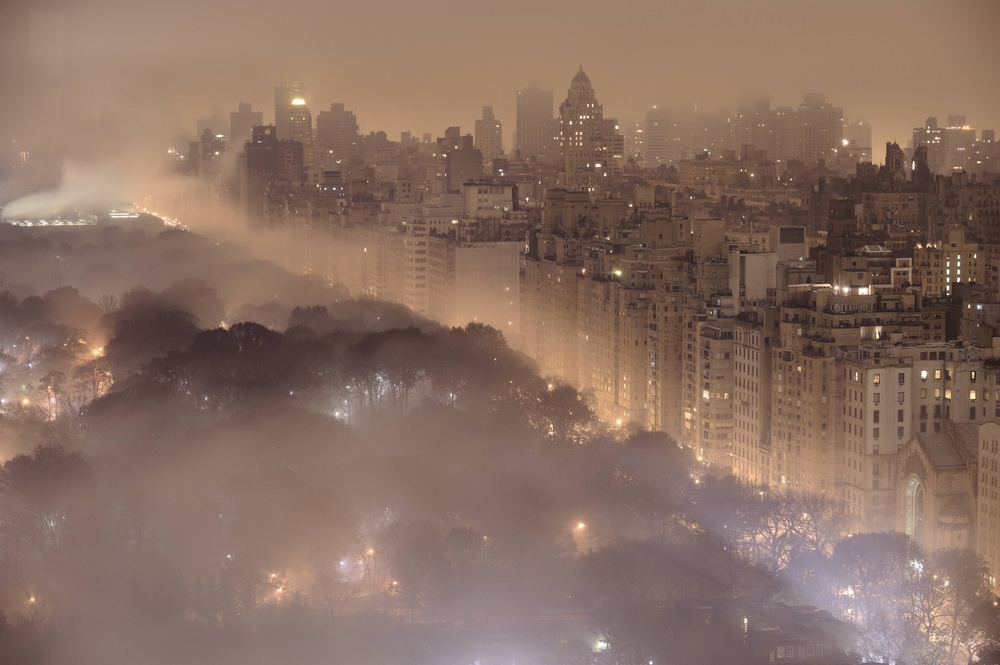
//> input picture DCP/DCP_C++/haze-remove/ny_night.jpg, 1000 x 665 px, shrunk from 4256 x 2832 before the run
$ ./main   (built with g++ and OpenCV 4)
//> lines starting //> are read from the running program, lines starting //| are printed output that depends on the picture; after the words box and inside, x2 and y2 are one past the last pixel; in counts of white or black regions, pixels touching at a corner belong together
#define _CRT_SECURE_NO_WARNINGS
#include "main.h"
#include "guidedfilter.h"
#pragma comment( lib, "opencv_world310d.lib" )
using namespace std;
using namespace cv;


int _PriorSize = 15;		//窗口大小
double _topbright = 0.001;//亮度最高的像素比例
double _w = 0.95;			//w
float t0 = 0.1;			//T(x)的最小值   因为不能让tx小于0 等于0 效果不好
int SizeH = 0;			//图片高度
int SizeW = 0;			//图片宽度
int SizeH_W = 0;			//图片中的像素总 数 H*W
Vec<float, 3> a;//全球大气的光照值
Mat trans_refine;
Mat dark_out1;


char img_name[100] = "ny_night.jpg";//文件名


							   //读入图片
Mat ReadImage()
{

	Mat img = imread(img_name);

	SizeH = img.rows;
	SizeW = img.cols;
	SizeH_W = img.rows*img.cols;

	Mat real_img(img.rows, img.cols, CV_32FC3);
	img.convertTo(real_img, CV_32FC3);

	real_img = real_img / 255;

	return real_img;

	//读入图片 并其转换为3通道的矩阵后
	//除以255 将其RBG确定在0-1之间
}


//计算暗通道
//J^{dark}(x)=min( min( J^c(y) ) )
Mat DarkChannelPrior(Mat img)
{
	Mat dark = Mat::zeros(img.rows, img.cols, CV_32FC1);//新建一个所有元素为0的单通道的矩阵

	for (int i = 0; i<img.rows; i++)
	{
		for (int j = 0; j<img.cols; j++)
		{

			dark.at<float>(i, j) = min(
				min(img.at<Vec<float, 3>>(i, j)[0], img.at<Vec<float, 3>>(i, j)[1]),
				min(img.at<Vec<float, 3>>(i, j)[0], img.at<Vec<float, 3>>(i, j)[2])
				);//就是两个最小值的过程
		}
	}
	erode(dark, dark_out1, Mat::ones(_PriorSize, _PriorSize, CV_32FC1));//这个函数叫腐蚀 做的是窗口大小的模板运算 ,对应的是最小值滤波,即 黑色图像中的一块块的东西

	return dark_out1;//这里dark_out1用的是全局变量，因为在其它地方也要用到
}
Mat DarkChannelPrior_(Mat img)//这个函数在计算tx用到，因为与计算暗通道一样都用到了求最小值的过程，变化不多，所以改了改就用这里了
{
	double A = (a[0] + a[1] + a[2]) / 3.0;//全球大气光照值 此处是3通道的平均值

	Mat dark = Mat::zeros(img.rows, img.cols, CV_32FC1);
	Mat dark_out = Mat::zeros(img.rows, img.cols, CV_32FC1);
	for (int i = 0; i<img.rows; i++)
	{
		for (int j = 0; j<img.cols; j++)
		{
			dark.at<float>(i, j) = min(
				min(img.at<Vec<float, 3>>(i, j)[0] / A, img.at<Vec<float, 3>>(i, j)[1] / A),
				min(img.at<Vec<float, 3>>(i, j)[0] / A, img.at<Vec<float, 3>>(i, j)[2] / A)
				);//同理


		}
	}
	erode(dark, dark_out, Mat::ones(_PriorSize, _PriorSize, CV_32FC1));//同上

	return dark_out;

}


//计算A的值
Vec<float, 3> Airlight(Mat img, Mat dark)//vec<float ,3>表示有3个大小的vector 类型为float
{
	int n_bright = _topbright*SizeH_W;

	Mat dark_1 = dark.reshape(1, SizeH_W);//这里dark_1是一个有图片像素那么多行的矩阵 方便下面循环计算

	vector<int> max_idx;

	float max_num = 0;

	Vec<float, 3> A(0, 0, 0);
	Mat RGBPixcels = Mat::ones(n_bright, 1, CV_32FC3);

	for (int i = 0; i<n_bright; i++)
	{
		max_num = 0;
		max_idx.push_back(max_num);
		for (float * p = (float *)dark_1.datastart; p != (float *)dark_1.dataend; p++)
		{
			if (*p>max_num)
			{
				max_num = *p;//记录光照的最大值

				max_idx[i] = (p - (float *)dark_1.datastart);//位置

				RGBPixcels.at<Vec<float, 3>>(i, 0) = ((Vec<float, 3> *)img.data)[max_idx[i]];//对应 的三个通道的值给RGBPixcels

			}
		}
		((float *)dark_1.data)[max_idx[i]] = 0;//访问过的标记为0，这样就不会重复访问
	}


	for (int j = 0; j<n_bright; j++)
	{

		A[0] += RGBPixcels.at<Vec<float, 3>>(j, 0)[0];
		A[1] += RGBPixcels.at<Vec<float, 3>>(j, 0)[1];
		A[2] += RGBPixcels.at<Vec<float, 3>>(j, 0)[2];

	}//将光照值累加

	A[0] /= n_bright;
	A[1] /= n_bright;
	A[2] /= n_bright;//除以总数   即取所有符合的点的平均值。

	return A;
}


//Calculate Transmission Matrix
Mat TransmissionMat(Mat dark)
{
	double A = (a[0] + a[1] + a[2]) / 3.0;
	for (int i = 0; i < dark.rows; i++)
	{
		for (int j = 0; j < dark.cols; j++)
		{
			double temp = (dark_out1.at<float>(i, j));
			double B = fabs(A - temp);
			//	conut++;
			//cout << conut << endl;
			//if (B==)
			if (B - 0.3137254901960784 < 0.0000000000001)//K=80    80/255=0.31   这里浮点数要这样做减法才能正确的比较
			{
				dark.at<float>(i, j) = (1 - _w*dark.at<float>(i, j))*
					(0.3137254901960784 / (B));//此处为改过的式子部分
			}
			else
			{
				dark.at<float>(i, j) = 1 - _w*dark.at<float>(i, j);
			}
			if (dark.at<float>(i, j) <= 0.2)//保证Tx不失真，因为会以上除出的结果会有不对
			{
				dark.at<float>(i, j) = 0.5;
			}
			if (dark.at<float>(i, j) >= 1)//同上
			{
				dark.at<float>(i, j) = 1.0;
			}

		}
	}

	return dark;
}
// [43 lines left out: functions TransmissionMat1, hazefree, not called in this run]


void printMatInfo(char * name, Mat m)
{
	cout << name << ":" << endl;
	cout << "\t" << "cols=" << m.cols << endl;
	cout << "\t" << "rows=" << m.rows << endl;
	cout << "\t" << "channels=" << m.channels() << endl;
}


//Main Function
int main(int argc, char * argv[])
{
	Mat dark_channel;
	Mat trans;
	Mat img;
	Mat free_img;
	char filename[100];


	while (_access(img_name, 0) != 0)//检测图片是否存在
	{
		std::cout << "The image " << img_name << " don't exist." << endl << "Please enter another one:" << endl;
		cin >> filename;
	}

	clock_t start, finish;
	double duration1, duration3, duration4, duration7;

	//读入图片
	cout << "读入图片 ..." << endl;

	start = clock();
	img = ReadImage();
//> in ReadImage, img is the input picture: 665 rows x 1000 cols, CV_8UC3; mean B, G, R 98.6, 110.9, 136.8
	imshow("原图", img);
	//printMatInfo("img", img);
	finish = clock();
	duration1 = (double)(finish - start) / CLOCKS_PER_SEC;
	cout << "Time Cost: " << duration1 << "s" << endl;//输出这一步的时间
	cout << endl;

	//计算暗通道
	cout << "计算暗通道 ..." << endl;

	start = clock();
	dark_channel = DarkChannelPrior(img);
//> after the loop in DarkChannelPrior, `for (int i = 0; i<img.rows; i++)`:
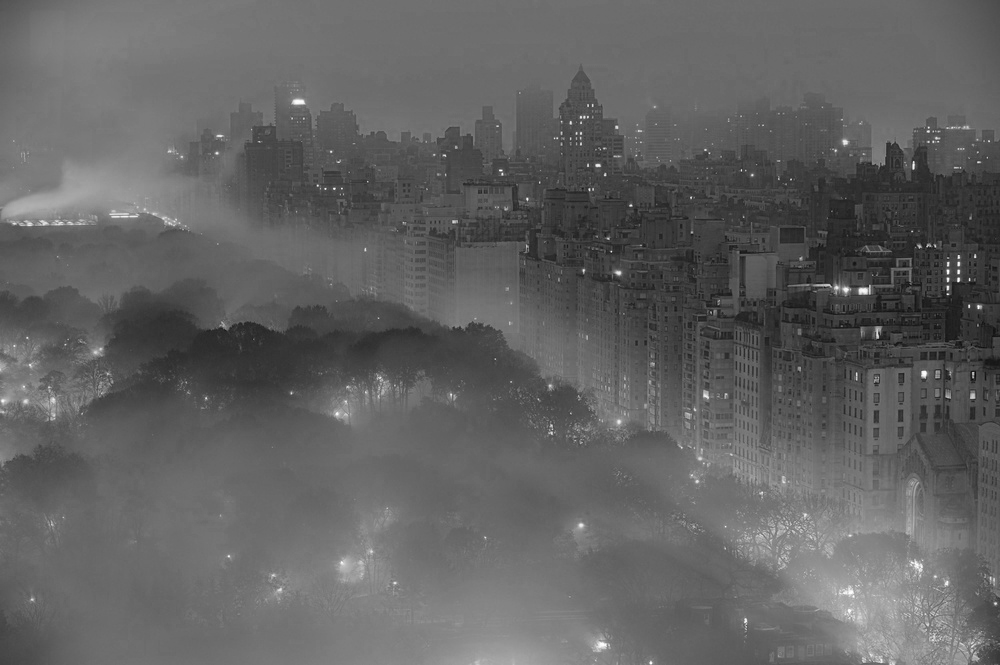
//> dark: 665 rows x 1000 cols, CV_32FC1; min 0.0235, max 1, mean 0.385
//> in DarkChannelPrior, `erode(dark, dark_out1, Mat::ones(_PriorSize, _PriorSize, CV_32FC1));`:
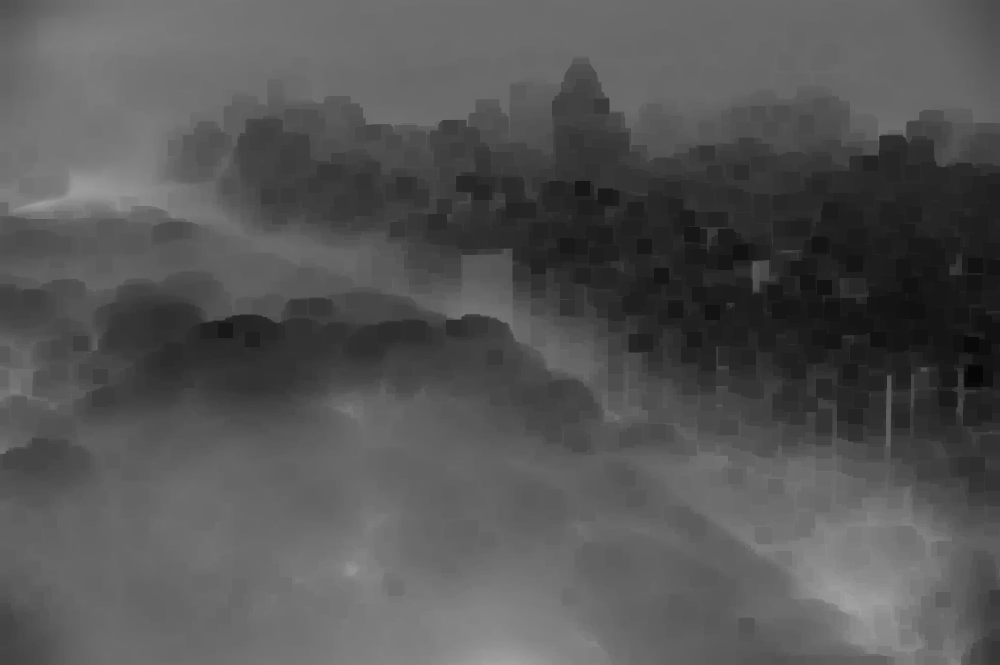
//> dark_out1: 665 rows x 1000 cols, CV_32FC1; min 0.0235, max 0.635, mean 0.334
	imshow("Dark Channel Prior", dark_channel);
	printMatInfo("dark_channel", dark_channel);
//| 	cols=1000
//| 	rows=665
//| 	channels=1
	finish = clock();
	duration3 = (double)(finish - start) / CLOCKS_PER_SEC;
	cout << "Time Cost: " << duration3 << "s" << endl;
	cout << endl;

	//计算全球光照值
	cout << "计算A值 ..." << endl;
	start = clock();
	a = Airlight(img, dark_channel);
//> the loop in Airlight, `for (int i = 0; i<n_bright; i++)` made 665 passes
//> max_num on passes 1 to 3: 0.635, 0.635, 0.635
//> after the loop in Airlight, `for (int i = 0; i<n_bright; i++)`: max_num = 0.604; max_idx = 665 values, max 664521 at index 269, min 187085 at index 638, mean 591925.8; RGBPixcels = 665 rows, first 8: [0.788, 0.765, 0.855], [0.733, 0.722, 0.808], [0.769, 0.757, 0.843], [0.816, 0.808, 0.894], [0.8, 0.78, 0.863], [0.741, 0.729, 0.816], [0.725, 0.702, 0.792], [0.698, 0.643, 0.69]
//> in Airlight, `A[0] /= n_bright;`: A = [0.717, 453.8, 490.4]
//> in Airlight, `A[1] /= n_bright;`: A = [0.717, 0.682, 490.4]
//> in Airlight, `A[2] /= n_bright;`: A = [0.717, 0.682, 0.737]
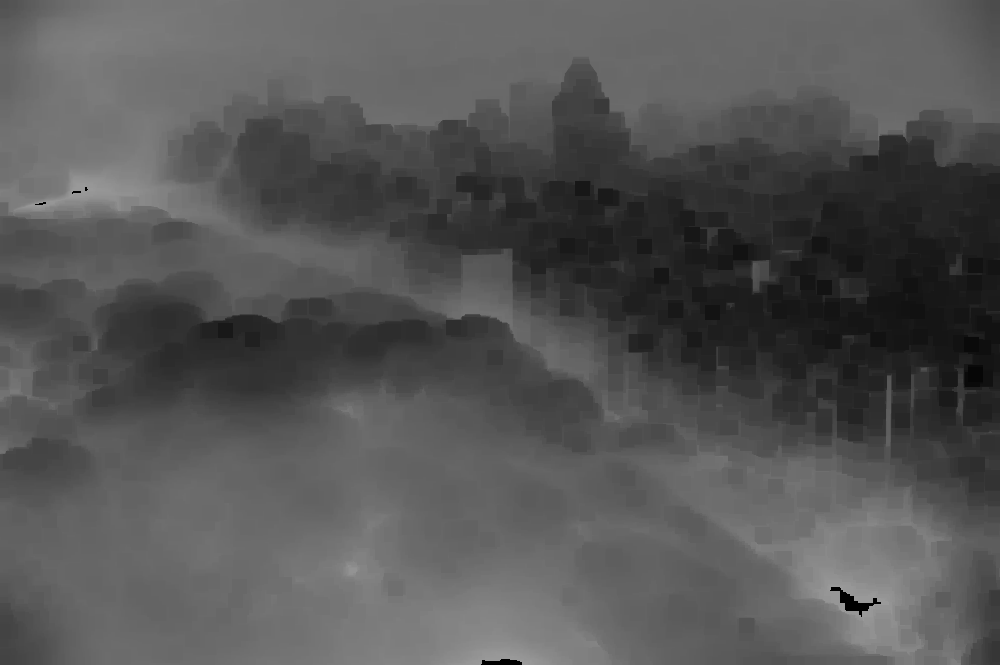
//> dark_channel: 665 rows x 1000 cols, CV_32FC1; 0.1% of pixels changed, all inside (x1, y1, x2, y2) = (35, 187, 881, 665)
//> a = [0.717, 0.682, 0.737]
	cout << "Airlight:\t" << " B:" << a[0] << " G:" << a[1] << " R:" << a[2] << endl;
//| Airlight:	 B:0.716797 G:0.682358 R:0.737442
	finish = clock();
	duration4 = (double)(finish - start) / CLOCKS_PER_SEC;
	cout << "Time Cost: " << duration4 << "s" << endl;
	cout << endl;

	//计算tx
	cout << "Reading Refine Transmission..." << endl;
	trans_refine = TransmissionMat(DarkChannelPrior_(ReadImage()));
//> in DarkChannelPrior_, `double A = (a[0] + a[1] + a[2]) / 3.0;`: A = 0.712
//> in DarkChannelPrior_, `erode(dark, dark_out, Mat::ones(_PriorSize, _PriorSize, CV_32FC1));`:
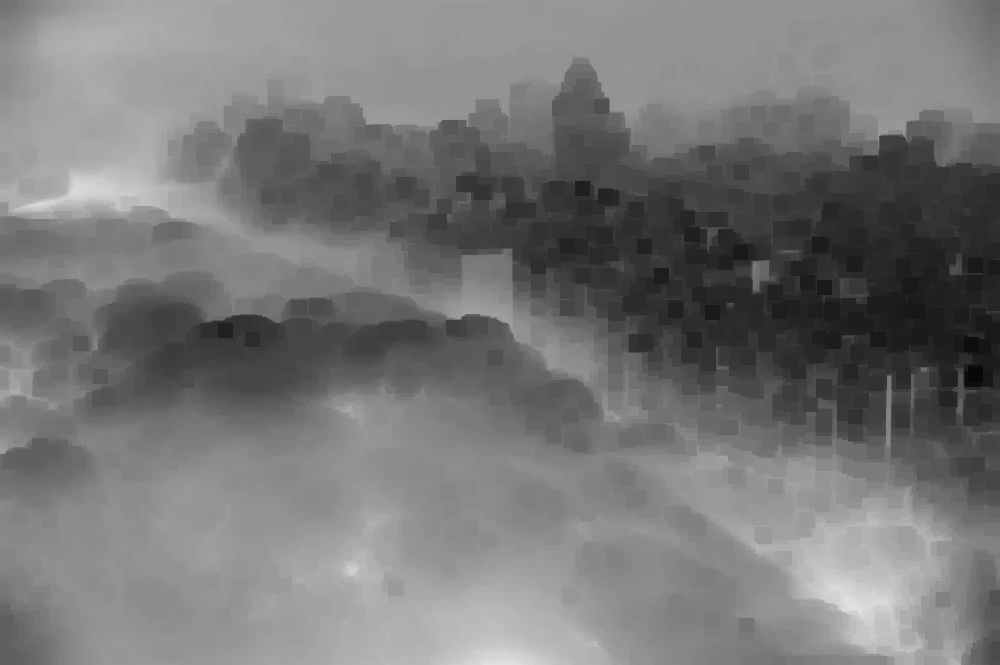
//> dark_out: 665 rows x 1000 cols, CV_32FC1; min 0.033, max 0.892, mean 0.469
//> after the loop in TransmissionMat, `for (int i = 0; i < dark.rows; i++)`:
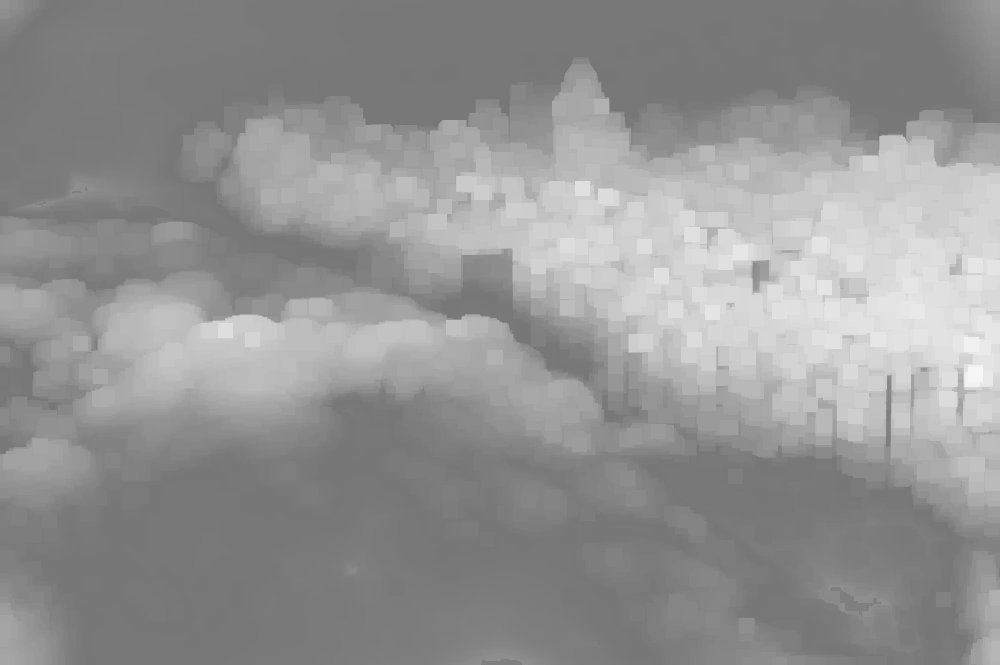
//> dark: 665 rows x 1000 cols, CV_32FC1; min 0.469, max 0.969, mean 0.58
	//printMatInfo("trans_refine", trans_refine);
	//imshow("Refined Transmission Mat",trans_refine);
	cout << endl;

//> (the run ends here: the program needs code that is not available in this run, at `Mat tran = guidedFilter(img, trans_refine, 60, 0.0001);`)

$ run again, with DCP/DCP_C++/haze-remove/1.jpg copied over DCP/DCP_C++/haze-remove/ny_night.jpg
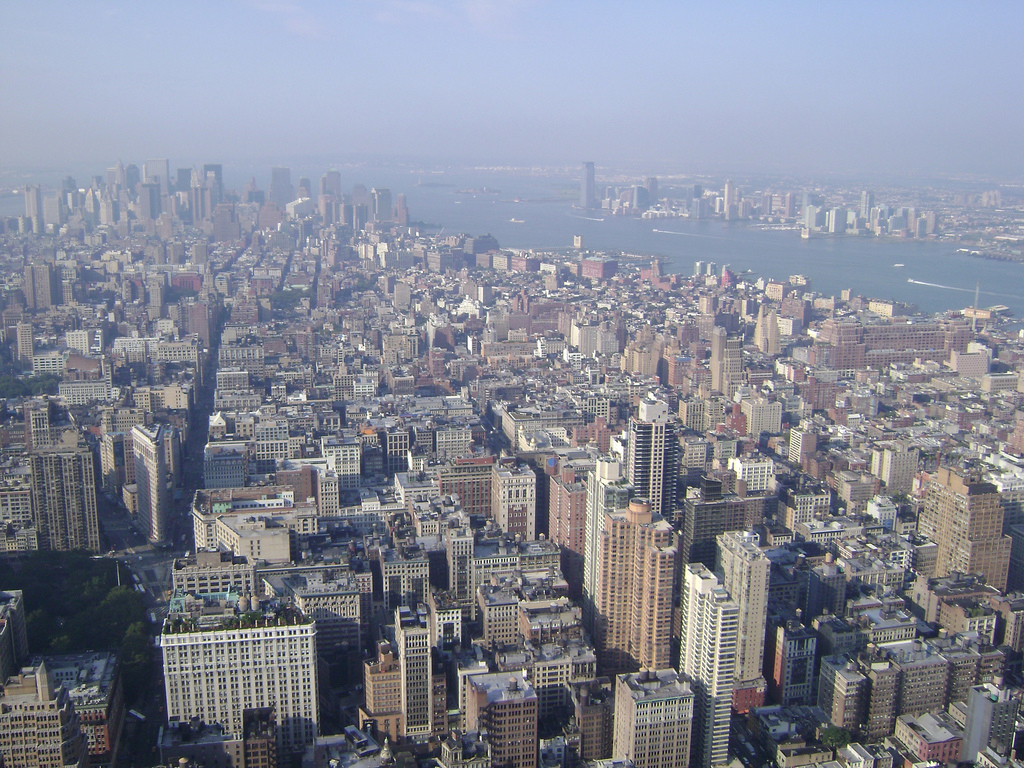
//> input picture DCP/DCP_C++/haze-remove/1.jpg, 1024 x 768 px
//> in ReadImage, img is the input picture: 768 rows x 1024 cols, CV_8UC3; mean B, G, R 149.5, 136.2, 132.4
//| 	cols=1024
//| 	rows=768
//| 	channels=1
//> the loop in Airlight, `for (int i = 0; i<n_bright; i++)` made 786 passes
//> max_num on passes 1 to 3: 0.741, 0.741, 0.741
//> after the loop in Airlight, `for (int i = 0; i<n_bright; i++)`: max_num = 0.714; max_idx = 786 values, max 33266 at index 672, min 470 at index 425, mean 11453.5; RGBPixcels = 786 rows, first 8: [0.906, 0.78, 0.757], [0.898, 0.784, 0.757], [0.898, 0.784, 0.749], [0.91, 0.784, 0.761], [0.91, 0.788, 0.753], [0.91, 0.78, 0.745], [0.906, 0.78, 0.757], [0.894, 0.78, 0.753]
//> in Airlight, `A[0] /= n_bright;`: A = [0.904, 615.2, 584.2]
//> in Airlight, `A[1] /= n_bright;`: A = [0.904, 0.783, 584.2]
//> in Airlight, `A[2] /= n_bright;`: A = [0.904, 0.783, 0.743]
//> `a = Airlight(img, dark_channel);`:
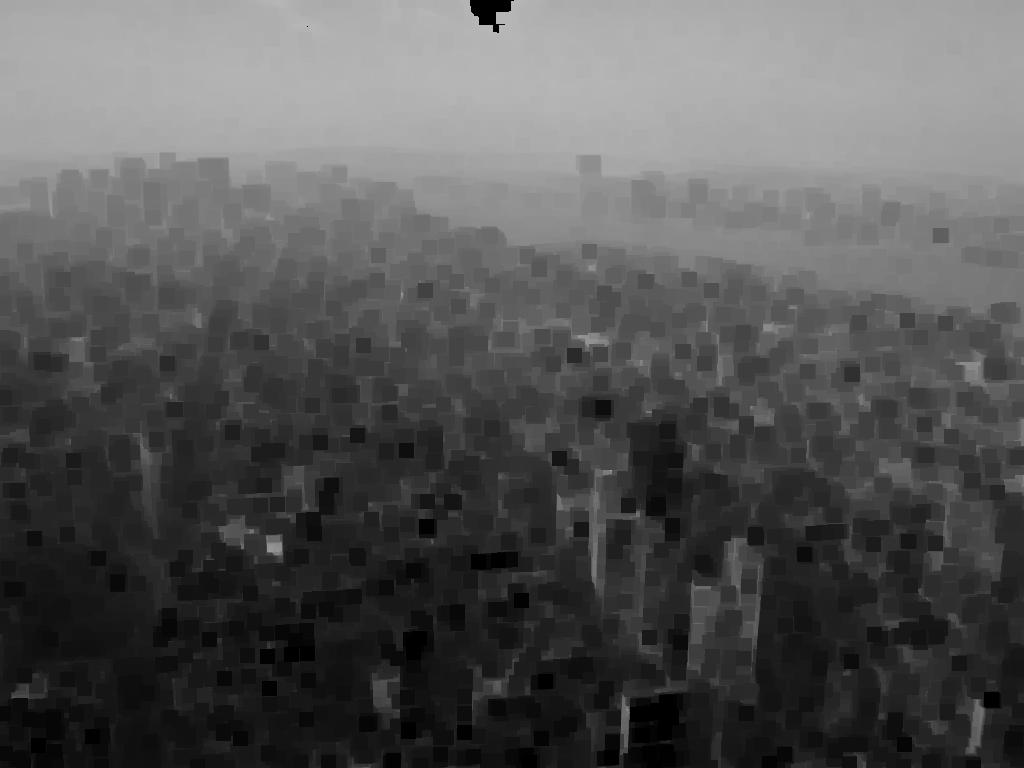
//> dark_channel: 768 rows x 1024 cols, CV_32FC1; min 0, max 0.714, mean 0.337
//| Airlight:	 B:0.903518 G:0.782701 R:0.74331
//> in DarkChannelPrior_, `double A = (a[0] + a[1] + a[2]) / 3.0;`: A = 0.81
//> after the loop in TransmissionMat, `for (int i = 0; i < dark.rows; i++)`:
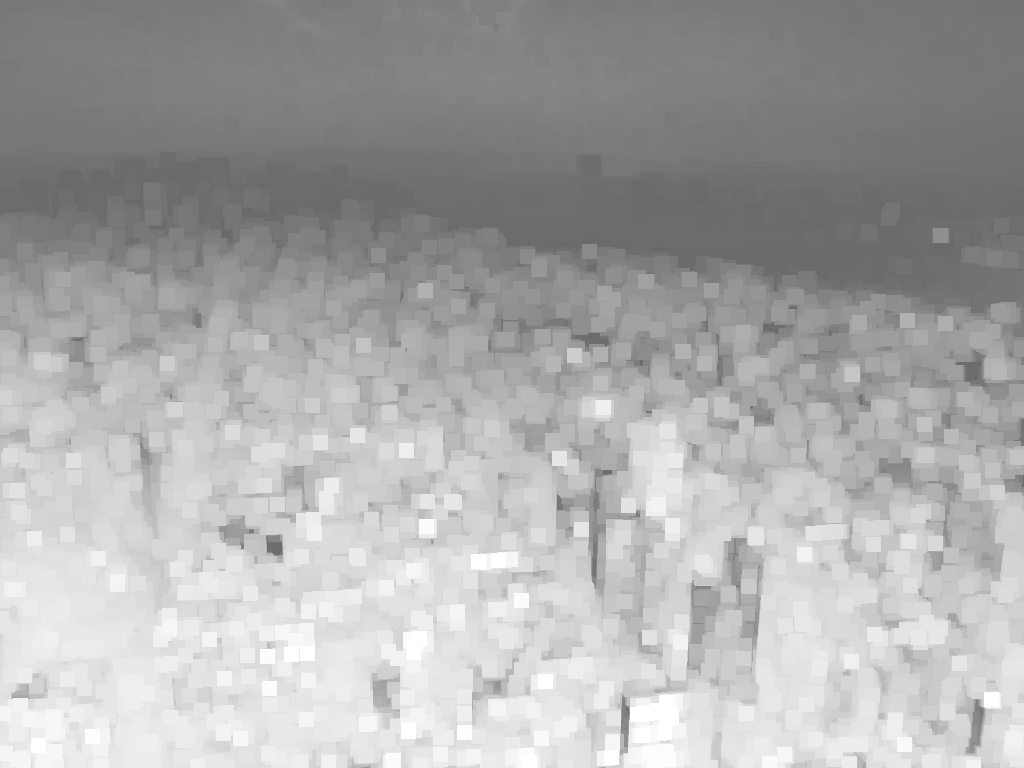
//> dark: 768 rows x 1024 cols, CV_32FC1; min 0.418, max 1, mean 0.67
